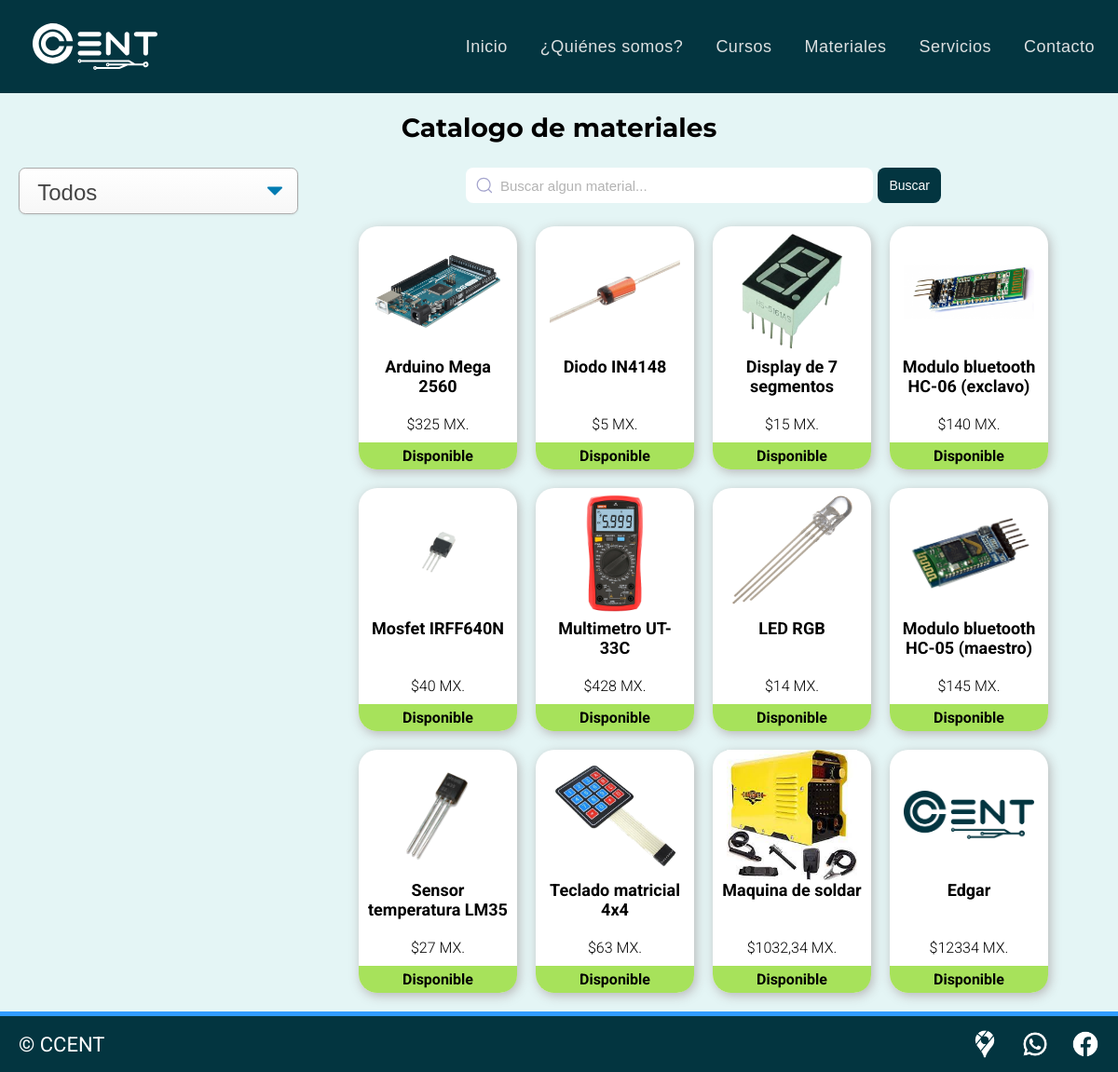
/materiales/, run on an earlier commit of the app's database.
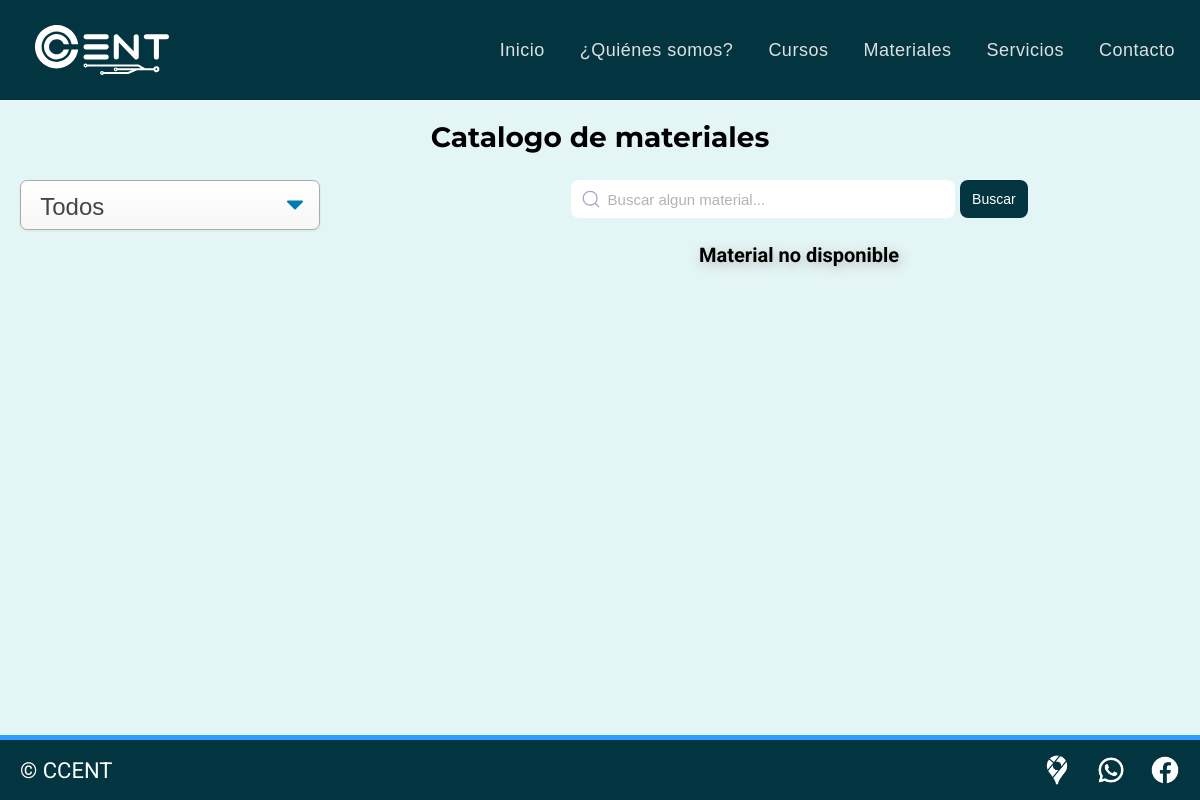
And on a later commit of the database.
### apps/home/models.py (models this page shows, shortened)
class Producto(models.Model):
    nombre = models.CharField(max_length=100)
    descripcion = RichTextField()
    precio = models.PositiveIntegerField(null=False)
    stock = models.PositiveIntegerField(null=False)
    created = models.DateTimeField(auto_now_add=True)
    updated = models.DateTimeField(auto_now=True)
    category = models.CharField(max_length=50, choices=CATEGORY_CHOICES, default=None)
    imagen = models.FileField(null=False, upload_to=f'static/img/productos', default=None)

### apps/home/views.py (the view)
# urls.py: path('materiales/', views.materiales, name='materiales'),
def materiales(request):
    if 'q' in request.GET:
        q = request.GET['q']
        productos = Producto.objects.filter(nombre__icontains=q)
    elif 'categoria' in request.GET:
        categoria = request.GET['categoria']
        print(categoria)
        productos = Producto.objects.filter(category=categoria)
    else:
        productos = Producto.objects.all()
    context = {
         "products": productos
    }
    return render(request, 'home/materiales.html',context)

### apps/templates/home/materiales.html (shortened to what this page needs)
{% extends 'layouts/base.html' %}
{% load static %}
{% block stylesheet %}
<link rel="stylesheet" href={%static 'css/style.css'%}>
<link rel="stylesheet" href= {%static 'css/materiales.css'%}>
{% endblock stylesheet %}
{% block content %}
    <div class="container-all">
      <div class="item-title">
        <h1 class="titulo">Catalogo de materiales</h1>
      </div>
      <form class="item-categoria">
        <select name="categoria" class="select-css" onchange="this.form.submit()">
          <option value='1'>Todos</option>
        </select>
    </form>
      <div class="item-buscador">
        <div class="barra-navegacion">
            <form class="group">
                <input placeholder="Buscar algun material..." type="search" name="q" class="input">
                <button type="submit" class="btn__search">Buscar</button>
            </form>
        </div>
      </div>
      <div class="item-materiales">
        <div class="contenedor__productos">
        {% if products.count == 0 %}
          <h1>Material no disponible</h1>
        {% endif %}
        {% for producto in products %}
        <a href="{% url 'producto' producto.id %}" class="a-links">
            <div class="contenedor__producto">
                <div class="producto__img">
                    <img
                    src="/{{producto.imagen}}"
                    alt=" random imgee"/>
                </div>
                <div class="producto__titulo">
                    <h2 class="producto--titulo">{{producto.nombre}}</h2>
                </div>
                <div class="producto__precio">
                    <p class="producto--precio">${{producto.precio}} MX.</p>
                </div>
                    {% if producto.stock == 0  %}
                        <div class="producto__btn" style="background-color: red">
                        <h2 class="producto--estado" >No Disponible</h2>
                    {% else %}
                        <div class="producto__btn">
                        <h2 class="producto--estado" >Disponible</h2>
                    {% endif %}
                </div>
            </div>
            </a>
        {% endfor %}
    </div>
      </div>
    </div>
{% endblock content %}

### apps/templates/layouts/base.html (shortened to what this page needs)
{% load static  %}
<!DOCTYPE html>
<html lang="en">
<head>
    {% block stylesheet %}
    {% endblock stylesheet %}
    <link rel="stylesheet" href={%static 'css/style.css'%}>
</head>
<body>
    <header>
    {% include 'includes/nav.html' %}
    </header>
    <main>
    {% block content %}
    {% endblock content %}
    </main>
    {% include 'includes/footer.html' %}
</body>
</html>

### apps/templates/includes/nav.html (shortened to what this page needs)
{% load static %}
<link rel="stylesheet" href={%static 'css/nav.css'%}>
    <div class="container-nav">
      <div class="logo">
        <a href="#"> <img id="id_logo" src="{%static 'img/logo.svg'%}" class="logo--img" alt=""></a>
      </div>
      <div class="navegacion" id="id_nav">
          <div class="nav-content">
            <a class="inicio" href={% url 'home' %} target="_self">Inicio </a>
          </div>
          <div class="nav-content">
            <a class="somos" href={% url 'historia' %} target="_self">¿Quiénes somos?</a>
          </div>
          <div class="nav-content">
            <a class="cursos" href={% url 'cursos' %} target="_self">Cursos</a>
          </div>
          <div class="nav-content">
            <a class="materiales" href={% url 'materiales' %} target="_self">Materiales</a>
          </div>
          <div class="nav-content">
            <a class="servicios" href={% url 'servicios' %} target="_self">Servicios</a>
          </div>
          <div class="nav-content">
            <a class="contacto" href={% url 'contactos' %} target="_self">Contacto</a>
          </div>
      </div>
    </div>

### apps/templates/includes/footer.html
{% load static %}
<footer>
    <div class="copy">
      <div class="cpy-content">
        <a href="#">© CCENT</a>
      </div>
    </div>
    <div class="sociales">
      <div class="face-content">
        <a href="https://goo.gl/maps/XhfQRYTXGkCA9R8K9" target="_blank"> <img class="face__content--img" src= "{% static 'img/maps.png' %}" alt=""></a>
      </div>
      <div class="face-content">
        <a href="https://api.whatsapp.com/send?phone=5540413229" target="_blank"><img class="face__content--img" src="{% static 'img/whats.png' %}" alt=""></a>
      </div>
      <div class="face-content">
        <a href="https://www.facebook.com/ccent.escuelaelectronica" target="_blank"><img class="face__content--img" src=" {% static 'img/face.png' %}" alt=""></a>
      </div>
    </div>
</footer>

### static/css/style.css (style rules this page uses)
:root { --roboto: 'Roboto', sans-serif; --montserrat: 'Montserrat', sans-serif; --regular: 400; --azul-fondo: #E4F5F5; --azul-nav: #015366; --azul-footer: #033540; --negrita: 700; }
* { box-sizing: border-box; margin: 0; padding: 0; }
html { font-family: var(--roboto); font-weight: var(--regular); font-size: 62.5%; height: 100%; }
main { margin: 15px; }
li, p, .titulo { color: black; }
body { display: flex; width: 100%; flex-direction: column; min-height: 100vh; background-color: var(--azul-fondo); }
.titulo { font-family: var(--montserrat); font-weight: var(--negrita); font-size: 2.8rem; margin-bottom: 16px; }
footer { border-top: 5px solid #319CFF; width: 100%; max-width: 100%; min-width: fit-content; padding: 15px 20px; background: #033540; display: flex; align-items: center; justify-content: space-between; margin-top: auto; box-sizing: border-box; }
.sociales { display: flex; column-gap: 24px; }
.face-content { width: 30px; height: 30px; }
.face__content--img { width: 100%; height: 100%; }
.copy { width: 100%; height: 100%; }
.cpy-content a { color: white; text-decoration: none; font-size: 2.2rem; }
*:before, *:after { padding: 0; margin: 0; box-sizing: border-box; }
.nav-content a { position: relative; text-decoration: none; font-family: 'Poppins',sans-serif; color: #edededee; font-size: 18px; letter-spacing: 0.5px; }

### static/css/materiales.css (style rules this page uses)
.item-title { grid-area: titulo; }
.item-categoria { grid-area: menu; }
.item-materiales { grid-area: materiales; }
.item-buscador { grid-area: buscador; }
.container-all { display: grid; grid-template-areas: 'titulo titulo titulo titulo titulo titulo' 'menu buscador buscador buscador buscador buscador' 'menu buscador buscador buscador buscador buscador' 'menu materiales materiales materiales materiales materiales' ; gap: 1rem; padding: 0.5rem; width: auto; height: auto; justify-items: center; }
.container-all > div { text-align: center; }
.item-title { width: 100%; text-align: center; }
.item-categoria { width: 100%; height: auto; }
.item-materiales { width: auto; height: auto; }
.item-materiales> div { justify-content: center; align-items: center; }
.item-buscador { width: 100%; }
.group { display: flex; line-height: 5rem; align-items: center; position: relative; width: 60%; margin: 0px auto; }
.input { font-size: 1.5rem; width: 100%; height: 3.8rem; line-height: 28px; padding: 0 1rem; padding-left: 3.5rem; border: 2px solid transparent; border-radius: 8px; outline: none; background-color: #ffffff; color: #161355; transition: .3s ease; margin-right: 5px; }
.input::placeholder { color: #b3b3b3; }
.icon { position: absolute; left: 1rem; fill: #a4a4cd; width: 2rem; height: 2rem; }
.contenedor__productos { display: flex; flex-direction: row; flex-wrap: wrap; column-gap: 2rem; row-gap: 2rem; justify-content: center; margin-top: 1.5rem; width: 100%; filter: drop-shadow(2px 3px 6px #B7B7B7); }
.select-css { display: block; font-size: 3vh; font-weight: 400; color: #444; line-height: 1.3; padding: .4em 1.4em .3em .8em; width: 30rem; box-sizing: border-box; border: 1px solid #aaa; box-shadow: 0 1px 0 1px rgba(0,0,0,.03); border-radius: .3em; -moz-appearance: none; -webkit-appearance: none; appearance: none; background-color: #fff; background-repeat: no-repeat, repeat; background-position: right .7em top 50%, 0 0; background-size: .65em auto, 100%; }
.btn__search { height: 3.8rem; font-size: 1.4rem; height: 3.8rem; padding: 0 1rem; border: 2px solid transparent; border-radius: 8px; outline: none; background-color: #033540; color: #ffffff; transition: .3s ease; }

### static/css/nav.css (style rules this page uses)
.container-nav { width: 100%; max-width: 100%; height: 10%; min-width: fit-content; padding: 15px 20px; background: #033540; display: flex; align-items: center; justify-content: space-between; margin-top: auto; box-sizing: border-box; }
.navegacion { display: flex; column-gap: 25px; }
.logo { padding: 10px 15px; height: 70px; width: 70px; }
.logo--img { object-fit: cover; height: 100%; }
.nav-content { display: block; width: fit-content; display: flex; align-items: center; justify-content: center; }
.inicio, .somos, .cursos, .materiales, .servicios, .contacto { padding: 0 5px; text-decoration: none; font-size: 1.8rem; font-family: var(--roboto); color: #E4F5F5; }
.nav-content a:after { content: ""; position: absolute; background-color: #ededed; height: 2px; width: 0; left: 0; bottom: -5px; transition: 0.3s; }

What changed in the data, as far as the page shows it:
removed Producto: imagen (picture), nombre "Arduino Mega 2560", precio "325", stock "Disponible"
removed Producto: imagen (picture), nombre "Diodo IN4148", precio "5", stock "Disponible"
removed Producto: imagen (picture), nombre "Display de 7 segmentos", precio "15", stock "Disponible"
removed Producto: imagen (picture), nombre "Modulo bluetooth HC-06 (exclavo)", precio "140", stock "Disponible"
removed Producto: imagen (picture), nombre "Mosfet IRFF640N", precio "40", stock "Disponible"
removed Producto: imagen (picture), nombre "Multimetro UT-33C", precio "428", stock "Disponible"
removed Producto: imagen (picture), nombre "LED RGB", precio "14", stock "Disponible"
removed Producto: imagen (picture), nombre "Modulo bluetooth HC-05 (maestro)", precio "145", stock "Disponible"
removed Producto: imagen (picture), nombre "Sensor temperatura LM35", precio "27", stock "Disponible"
removed Producto: imagen (picture), nombre "Teclado matricial 4x4", precio "63", stock "Disponible"
removed Producto: imagen (picture), nombre "Maquina de soldar", precio "1032,34", stock "Disponible"
removed Producto: imagen (picture), nombre "Edgar", precio "12334", stock "Disponible"
Also different on the page:
text now shown: "Material no disponible"
